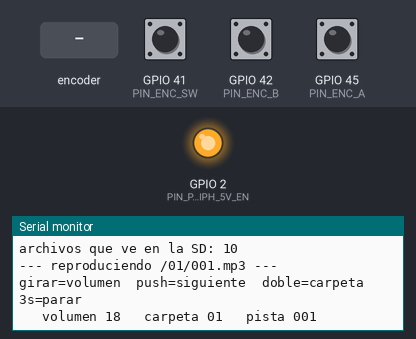
This sketch was run on a simulated ESP32-S3. Shown: output pins drawn as LEDs (lit = HIGH), the last lines printed to the serial monitor. Inputs (shaded band) come from the test bench; at power-on: GPIO 41 (PIN_ENC_SW) HIGH, GPIO 42 (PIN_ENC_B) HIGH, GPIO 45 (PIN_ENC_A) HIGH. The audio player accepts every command and is not drawn.

Above: at 5.1 s.
5.2 s: rotary encoder on GPIO 45 (PIN_ENC_A) / GPIO 42 (PIN_ENC_B) turned 1 step (first pin leading)
At 5.7 s:
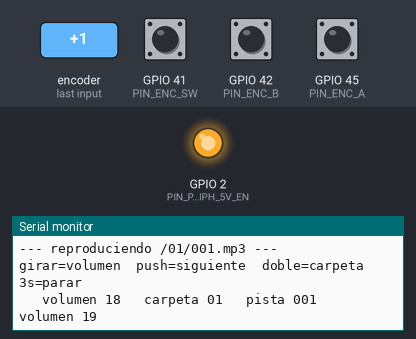
6.9 s: GPIO 41 (PIN_ENC_SW) pulled LOW for 0.15 s
At 8.1 s:
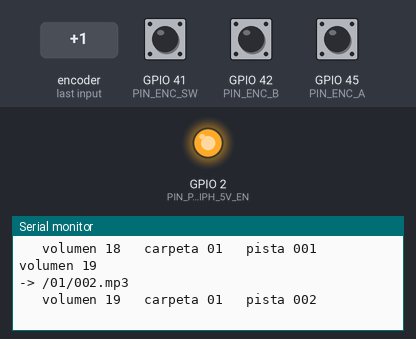
8.8 s: GPIO 41 (PIN_ENC_SW) pulled LOW for 3.2 s
At 12.5 s:
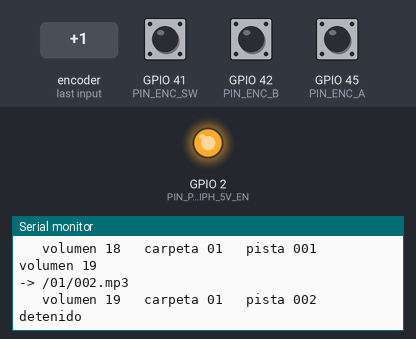
13.5 s: GPIO 41 (PIN_ENC_SW) pulsed LOW 5 times (0.12 s each, 0.3 s apart)
At 16.3 s:
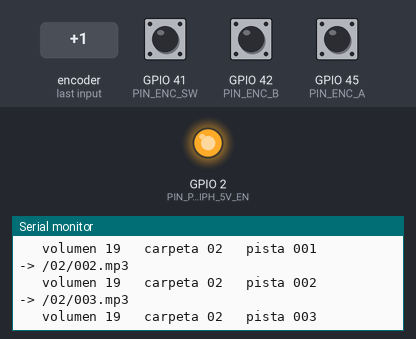
Timing chart, 0 to 17.5 s (numbered marks = the images above; inputs shaded):
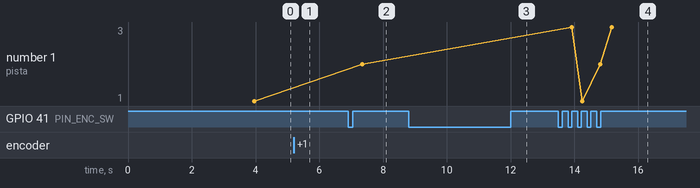

The sketch:

T3_dfplayer.ino
```cpp
// ─────────────────────────────────────────────────────────────────────────────
// VNL-1 · Etapa 3 aislada — prueba del DFPlayer Mini
//
// Sin pantalla, sin LVGL: solo la perilla, el serial y el modulo de audio. Si
// algo falla aqui, el problema es cableado / SD / modulo, y no la UI.
//
// Cableado (cable UART de 4 hilos de la CrowPanel):
//   rojo   5V   ──────────────► VCC
//   negro  GND  ──────────────► GND
//   blanco TX   ──[1kΩ]───────► RX del DFPlayer
//   amarillo RX ◄────────────── TX del DFPlayer
//   bocina 4Ω entre SPK1 y SPK2
//
// Con la perilla:
//   girar  -> volumen
//   push   -> siguiente pista de la carpeta actual
//   doble  -> cambia de carpeta (01 -> 02 -> 03)
//   3 seg  -> detener
//
// Las pistas de prueba se anuncian solas: numero de bips = pista,
// tono grave/medio/agudo = carpeta 1/2/3.
// ─────────────────────────────────────────────────────────────────────────────
#include <DFRobotDFPlayerMini.h>
#include "pins.h"
#include "knob.h"

HardwareSerial       dfSerial(1);
DFRobotDFPlayerMini  df;

static bool    ready   = false;
static bool    ackMode = true;   // false = clon que no confirma comandos
static uint8_t folder  = 1;
static uint8_t track   = 1;
static uint8_t vol     = 18;

static const char* errText(uint8_t v) {
  switch (v) {
    case Busy:            return "modulo ocupado / sin SD";
    case Sleeping:        return "dormido";
    case SerialWrongStack: return "trama serial mal formada";
    case CheckSumNotMatch: return "checksum no coincide (ruido en la linea)";
    case FileIndexOut:    return "indice de archivo fuera de rango";
    case FileMismatch:    return "no encuentra el archivo";
    case Advertise:       return "en modo anuncio";
    default:              return "desconocido";
  }
}

static void dumpStatus() {
  Serial.printf("   volumen %d   carpeta %02d   pista %03d\n", vol, folder, track);
}

void setup() {
  Serial.begin(115200);
  delay(500);
  Serial.println();
  Serial.println("VNL-1 · prueba aislada del DFPlayer");
  Serial.printf("UART1  TX=%d (blanco)  RX=%d (amarillo)  9600 baudios\n",
                PIN_DF_TX, PIN_DF_RX);

  knob::begin();

  // LO PRIMERO Y LO MAS IMPORTANTE: encender el riel de 5V de los conectores.
  // El pin 3 del conector UART cuelga de un PMOS (Q4) gobernado por GPIO2. Si
  // esto no se enciende, el modulo no recibe alimentacion, no arranca, no
  // contesta — y el pin de 5V flota dando lecturas que parecen cable roto.
  pinMode(PIN_PERIPH_5V_EN, OUTPUT);
  digitalWrite(PIN_PERIPH_5V_EN, HIGH);
  Serial.println("riel de 5V de los conectores: ENCENDIDO (GPIO2)");
  delay(300);   // que el riel suba antes de hablarle al modulo

  dfSerial.begin(9600, SERIAL_8N1, PIN_DF_RX, PIN_DF_TX);

  // Los clones MH2024K tardan en despertar tras energizarse. Con 100ms el
  // begin() falla aunque todo este bien conectado.
  Serial.println("esperando a que el modulo arranque...");

  // Escucha cruda antes de hablarle. Al energizarse, el DFPlayer manda solo una
  // trama de estado (abre en 0x7E, cierra en 0xEF). Si aparece aqui, la linea
  // TX del modulo -> RX de la placa esta bien y el modulo vive. Es la unica
  // prueba de comunicacion que NO depende de que haya microSD.
  uint32_t t0 = millis();
  uint8_t  raw[64];
  uint8_t  n = 0;
  while (millis() - t0 < 2500) {
    while (dfSerial.available() && n < sizeof(raw)) raw[n++] = dfSerial.read();
    delay(5);
  }
  if (n) {
    Serial.printf("el modulo hablo solo: %d bytes ->", n);
    for (uint8_t i = 0; i < n; i++) Serial.printf(" %02X", raw[i]);
    Serial.println();
    if (raw[0] == 0x7E) Serial.println("   trama valida: HAY COMUNICACION");
  } else {
    Serial.println("silencio en la linea (normal en algunos clones, seguimos)");
  }

  // Primer intento: protocolo completo, con confirmacion de cada comando.
  if (df.begin(dfSerial, /*isACK=*/true, /*doReset=*/true)) {
    ready = true; ackMode = true;
    Serial.println("OK: responde con ACK (protocolo completo)");
  } else {
    // Segundo intento: sin ACK y sin reset. Es como hablan muchos clones.
    delay(800);
    if (df.begin(dfSerial, /*isACK=*/false, /*doReset=*/false)) {
      ready = true; ackMode = false;
      Serial.println("OK: responde SIN ACK (modo clon, a ciegas)");
    }
  }

  if (!ready) {
    Serial.println();
    Serial.println("NO RESPONDE. En orden de probabilidad:");
    Serial.println("  1. TX y RX cruzados  -> blanco va al RX del modulo,");
    Serial.println("     amarillo al TX. Si los tienes derechos, no hay dialogo.");
    Serial.println("  2. La microSD no esta en FAT32, o trae metadata de macOS.");
    Serial.println("  3. VCC flojo: el modulo necesita 5V firmes.");
    Serial.println("  4. Falta el GND comun entre placa y modulo.");
    Serial.println("Aun asi sigo: los comandos se mandan a ciegas por si acaso.");
  } else {
    int files = df.readFileCounts();
    Serial.printf("archivos que ve en la SD: %d%s\n", files,
                  ackMode ? "" : "  (sin ACK este dato no es confiable)");
  }

  df.volume(vol);
  delay(100);
  df.playFolder(folder, track);
  Serial.println("--- reproduciendo /01/001.mp3 ---");
  Serial.println("girar=volumen  push=siguiente  doble=carpeta  3s=parar");
  dumpStatus();
}

void loop() {
  knob::update();

  KnobEvent e;
  while ((e = knob::read()) != KNOB_NONE) {
    switch (e) {
      case KNOB_CW:
      case KNOB_CCW: {
        int v = vol + (e == KNOB_CW ? 1 : -1);
        vol = (uint8_t)constrain(v, 0, 30);
        df.volume(vol);
        Serial.printf("volumen %d\n", vol);
        break;
      }
      case KNOB_PRESS:
        track = (track % 3) + 1;          // 3 pistas de prueba por carpeta
        df.playFolder(folder, track);
        Serial.printf("-> /%02d/%03d.mp3\n", folder, track);
        dumpStatus();
        break;

      case KNOB_DOUBLE_PRESS:
        folder = (folder % 3) + 1;
        track  = 1;
        df.playFolder(folder, track);
        Serial.printf("-> carpeta %02d, pista 001\n", folder);
        dumpStatus();
        break;

      case KNOB_LONG_PRESS:
        df.stop();
        Serial.println("detenido");
        break;

      default: break;
    }
    delay(60);   // throttling: el modulo se satura si se le habla de golpe
  }

  // Todo lo que el modulo tenga que decir, se imprime.
  if (df.available()) {
    uint8_t type = df.readType();
    int     val  = df.read();
    switch (type) {
      case DFPlayerPlayFinished:
        Serial.printf("[modulo] termino la pista %d\n", val);
        break;
      case DFPlayerError:
        Serial.printf("[modulo] ERROR: %s (%d)\n", errText(val), val);
        break;
      case DFPlayerCardInserted: Serial.println("[modulo] SD insertada"); break;
      case DFPlayerCardRemoved:  Serial.println("[modulo] SD retirada");  break;
      case DFPlayerCardOnline:   Serial.println("[modulo] SD lista");     break;
      case DFPlayerUSBInserted:  Serial.println("[modulo] USB insertado");break;
      default:
        Serial.printf("[modulo] mensaje tipo %d, valor %d\n", type, val);
        break;
    }
  }

  delay(4);
}
```

knob.cpp
```cpp
#include "knob.h"
#include "pins.h"

#define KNOB_QUEUE_LEN 16

namespace knob {

// Tabla de transicion de cuadratura: indice = (estado_previo << 2) | estado_actual.
// 0 = sin cambio o transicion invalida (rebote), ±1 = un sub-paso.
static const int8_t QUAD_LUT[16] = {
   0, -1,  1,  0,
   1,  0,  0, -1,
  -1,  0,  0,  1,
   0,  1, -1,  0
};

static volatile uint8_t  prevState = 0;
static volatile int8_t   subSteps  = 0;
static volatile int32_t  rawCount  = 0;

static volatile KnobEvent queue[KNOB_QUEUE_LEN];
static volatile uint8_t   qHead = 0, qTail = 0;

static uint32_t lastActivityMs = 0;

static inline void push(KnobEvent e) {
  uint8_t next = (uint8_t)((qHead + 1) % KNOB_QUEUE_LEN);
  if (next == qTail) return;           // cola llena: se descarta el mas nuevo
  queue[qHead] = e;
  qHead = next;
}

static void IRAM_ATTR onEncoderEdge() {
  uint8_t s = (uint8_t)((digitalRead(PIN_ENC_A) << 1) | digitalRead(PIN_ENC_B));
  int8_t  d = QUAD_LUT[(prevState << 2) | s];
  prevState = s;
  if (d == 0) return;
#if KNOB_INVERT
  d = -d;
#endif

  rawCount += d;
  subSteps += d;

  if (subSteps >= KNOB_COUNTS_PER_DETENT) {
    subSteps = 0;
    push(KNOB_CW);
  } else if (subSteps <= -KNOB_COUNTS_PER_DETENT) {
    subSteps = 0;
    push(KNOB_CCW);
  }
}

void begin() {
  pinMode(PIN_ENC_A, INPUT_PULLUP);
  pinMode(PIN_ENC_B, INPUT_PULLUP);
  pinMode(PIN_ENC_SW, INPUT_PULLUP);

  prevState = (uint8_t)((digitalRead(PIN_ENC_A) << 1) | digitalRead(PIN_ENC_B));
  attachInterrupt(digitalPinToInterrupt(PIN_ENC_A), onEncoderEdge, CHANGE);
  attachInterrupt(digitalPinToInterrupt(PIN_ENC_B), onEncoderEdge, CHANGE);

  lastActivityMs = millis();
}

void update() {
  static bool     pressed    = false;
  static bool     longFired  = false;
  static uint32_t downMs     = 0;
  static uint32_t lastEdgeMs = 0;
  static bool     awaiting   = false;   // hay un push corto sin resolver
  static uint32_t upMs       = 0;

  bool now = (digitalRead(PIN_ENC_SW) == LOW);
  uint32_t t = millis();

  if (now != pressed && (t - lastEdgeMs) > KNOB_DEBOUNCE_MS) {
    lastEdgeMs = t;
    pressed = now;
    if (pressed) {
      downMs = t;
      longFired = false;
      push(KNOB_DOWN);                  // feedback inmediato, sin compromiso
    } else if (!longFired) {
      if (awaiting && (t - upMs) <= KNOB_DOUBLE_MS) {
        awaiting = false;
        push(KNOB_DOUBLE_PRESS);
      } else {
        awaiting = true;                // esperar por si viene el segundo
        upMs = t;
      }
    } else {
      awaiting = false;                 // el largo ya se atendio
    }
  }

  // Cierra la ventana: si nadie mas presiono, era un push corto.
  if (awaiting && (t - upMs) > KNOB_DOUBLE_MS) {
    awaiting = false;
    push(KNOB_PRESS);
  }

  // Largo: se emite al cumplir el tiempo, sin esperar a que suelte.
  if (pressed && !longFired && (t - downMs) >= KNOB_LONG_PRESS_MS) {
    longFired = true;
    awaiting = false;
    push(KNOB_LONG_PRESS);
  }
}

KnobEvent read() {
  if (qTail == qHead) return KNOB_NONE;
  KnobEvent e = queue[qTail];
  qTail = (uint8_t)((qTail + 1) % KNOB_QUEUE_LEN);
  lastActivityMs = millis();
  return e;
}

uint32_t idleMs()    { return millis() - lastActivityMs; }
void     touch()     { lastActivityMs = millis(); }
int32_t  diagCount() { return rawCount; }

} // namespace knob
```

knob.h
```cpp
// VNL-1 — Driver del encoder: giro por interrupcion, push por sondeo.
// Emite eventos discretos a una cola para que la maquina de estados no tenga
// que saber nada de rebotes ni de cuadratura.
#pragma once
#include <Arduino.h>

enum KnobEvent : uint8_t {
  KNOB_NONE = 0,
  KNOB_CW,           // giro horario
  KNOB_CCW,          // giro antihorario
  KNOB_PRESS,        // push corto (ver KNOB_DOUBLE_MS: llega con retardo)
  KNOB_DOUBLE_PRESS, // dos push seguidos
  KNOB_LONG_PRESS,   // push sostenido, se emite al cumplir el tiempo
  KNOB_DOWN          // el boton bajo. Para feedback visual inmediato: se emite
                     // sin esperar a saber si fue push corto, doble o largo.
};

// Sub-pasos de cuadratura por muesca fisica. Verificado en la placa: 4.
#define KNOB_COUNTS_PER_DETENT  4

// Verificado en la placa: horario da CW. Si algun dia se cambia el encoder y
// sale invertido, pon esto en 1.
#define KNOB_INVERT             0

#define KNOB_LONG_PRESS_MS   3000
#define KNOB_DEBOUNCE_MS       25

// Ventana para distinguir push corto de doble. El precio de tener doble push es
// que el push corto llega con este retardo: no hay manera de saber que fue
// sencillo hasta que la ventana cierra. 260ms esta al filo de lo perceptible;
// KNOB_DOWN existe para poder reaccionar en pantalla mientras tanto.
#define KNOB_DOUBLE_MS        260

namespace knob {

void      begin();
void      update();      // sondea el push; llamar en cada pasada del loop
KnobEvent read();        // siguiente evento, o KNOB_NONE
uint32_t  idleMs();      // ms desde el ultimo evento (para el auto-apagado)
void      touch();       // registra actividad externa, ej. el tactil
int32_t   diagCount();   // sub-pasos acumulados, solo diagnostico

} // namespace knob
```

pins.h
```cpp
// VNL-1 — Mapa de hardware. CrowPanel 1.46" HMI ESP32-S3 Rotary Display.
// Fuente: codigo oficial de Elecrow (RotaryScreen_1_46.h) + validacion en placa.
#pragma once

// ── Encoder rotativo (EC11 con push integrado) ─────────────────────────────
#define PIN_ENC_A        45   // CLK
#define PIN_ENC_B        42   // DT
#define PIN_ENC_SW       41   // push, activo en LOW

// ── Pantalla: IPS redonda 360x360, ST77961, SPI 3-wire a 80MHz ─────────────
// El wiki dice GC9A01: esta mal. El panel es ST77961.
#define PIN_LCD_SCLK     10
#define PIN_LCD_MOSI     11
#define PIN_LCD_DC        3
#define PIN_LCD_CS        9
#define PIN_LCD_RST      14
#define PIN_LCD_BL       46   // backlight por PWM (ledc) -> fade de auto-apagado

// CRITICO y no documentado en el wiki. Verificado en el esquematico oficial
// (Eagle_SCH&PCB/ESP32 Display-1.46-V1.0.pdf, bloque POWER):
//
//   GPIO2 -> R23 10k -> Q7 (S9013) -> compuerta de Q4 (PMOS-3401-4A) -> OUT_5V
//
// GPIO2 NO es "corriente de la pantalla" como dice el comentario del ejemplo de
// Elecrow: es el interruptor del riel de 5V que alimenta el pin 3 de los
// conectores UART e I2C. Sin ponerlo en HIGH, cualquier periferico colgado de
// esos conectores se queda sin alimentacion — y el sintoma es cruel, porque el
// pin flota y da lecturas que parecen cable roto.
//
// Cualquier sketch que hable con el DFPlayer TIENE que encender esto, aunque no
// use la pantalla para nada.
#define PIN_PERIPH_5V_EN  2   // 5V de los conectores UART / I2C
#define PIN_LCD_PWR       1   // corriente del panel

// ── Touch capacitivo CST816T ───────────────────────────────────────────────
// Bus I2C 0 (Wire) remapeado a 6/7. El header de expansion tiene su PROPIO bus
// en 38/39 (TwoWire(1) en el ejemplo oficial): son dos buses distintos, no uno
// compartido.
#define PIN_TP_SDA        6
#define PIN_TP_SCL        7
#define PIN_TP_INT        5
#define PIN_TP_RST       13

// ── I2C libre del header de expansion (bus 1) ──────────────────────────────
#define PIN_HDR_SDA      38
#define PIN_HDR_SCL      39

// ── Anillo RGB ambiental ───────────────────────────────────────────────────
#define PIN_RGB_DIN      48
#define PIN_RGB_PWR      17   // hay que ponerlo en HIGH o la tira no enciende
#define NUM_LEDS          8

#define PIN_POWER_LED    40
#define PIN_BULB_LED     43   // LED "bulb" con PWM propio en el demo de fabrica

// ── DFPlayer Mini ──────────────────────────────────────────────────────────
// Va en el conector UART de 4 hilos (RX·TX·5V·GND), que expone GPIO43/44.
//
// Esto NO se pelea con el monitor serial: con USB CDC On Boot, `Serial` es el
// USB nativo del S3, no UART0. Los pines 43/44 quedan libres y aqui se usa
// UART1 ruteado a ellos por la matriz de GPIO. Por eso no hace falta el cable
// FPC del header de expansion.
//
// Unico efecto secundario: el bootloader de ROM escupe sus mensajes de arranque
// por GPIO43 a 115200. El DFPlayer los ve como ruido a 9600 y los ignora — no
// forman una trama valida (las suyas abren en 0x7E y cierran en 0xEF).
#define PIN_DF_TX        43   // ESP32 TX -> [1k] -> RX del DFPlayer
#define PIN_DF_RX        44   // ESP32 RX <-------- TX del DFPlayer
```

Measured:
- after the input at 5.2 s, the serial monitor: prints a new line after 0.09 s (image 1)
- after the input at 6.9 s, the serial monitor: prints a new line after 0.44 s (image 2)
- after the input at 8.8 s, the serial monitor: prints a new line after 3.0 s (image 3)
- after the input at 13.5 s, the serial monitor: prints a new line after 0.41 s (image 4)
- plotted number 1: 1 → 2 after the input at 6.9 s, 2 → 3 after the input at 13.5 s
